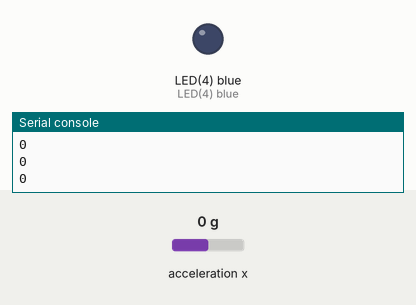
A program run on a simulated pyboard running MicroPython. Shown: output pins drawn as LEDs (lit = HIGH), the last lines printed to the serial console. Inputs (shaded band) come from the test bench; at power-on: acceleration x 0 g.

Above: at 1.2 s.
1.3 s: acceleration x set to -1.4 g
At 1.7 s:
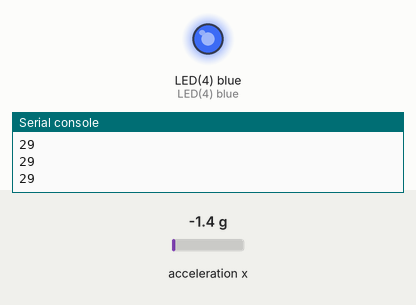
2.8 s: acceleration x set to -0.8 g
At 4.0 s:
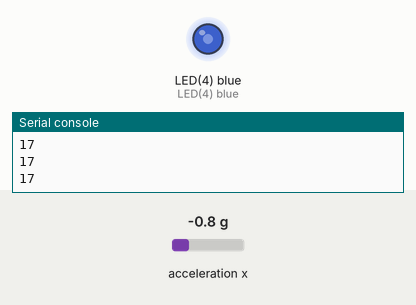
4.3 s: acceleration x set to 1.4 g
At 5.4 s:
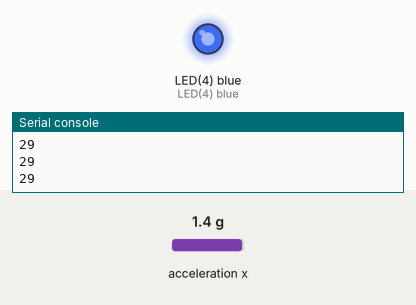
5.8 s: acceleration x set to 0.8 g
At 6.7 s:
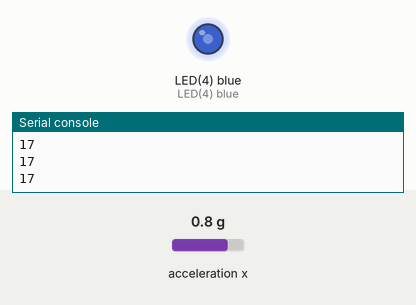
Timing chart, 0 to 8.3 s (numbered marks = the images above; inputs shaded):
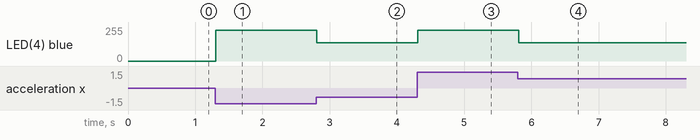

The program:

tilt_01.py
```python
# PyBoard - exercise using the accelerometer:
# This script utilizes the on-board accelerlmeter to vary the blue led intensity:

# This file was created on 28/03/2017
# Author: George Kaimakis

import pyb

# create accelerometer object:
accel = pyb.Accel()
# create led object:
light = pyb.LED(4)
# set the sensitivity of the system:
SENSITIVITY = 3

while True:
    # read the x axis:
    x = accel.x()

    # check if value is negative and if so, convert to positive:
    if x < 0:
        x *= -1

    # check if value is greater than the set sensitivity:
    if abs(x) > SENSITIVITY:
        # set the led intensity mapping 0 - 255 range to 0 - 30:
        light.intensity(x * 8)
    else:
        light.off()

    # for debugging:
    print(x)

    # small delay to smooth the loop:
    pyb.delay(100)
```

Measured:
- after the input at 1.3 s, LED(4) blue: 0/255 → 232/255 at once
- after the input at 2.8 s, LED(4) blue: 232/255 → 136/255 at once
- after the input at 4.3 s, LED(4) blue: 136/255 → 232/255 at once
- after the input at 5.8 s, LED(4) blue: 232/255 → 136/255 at once
